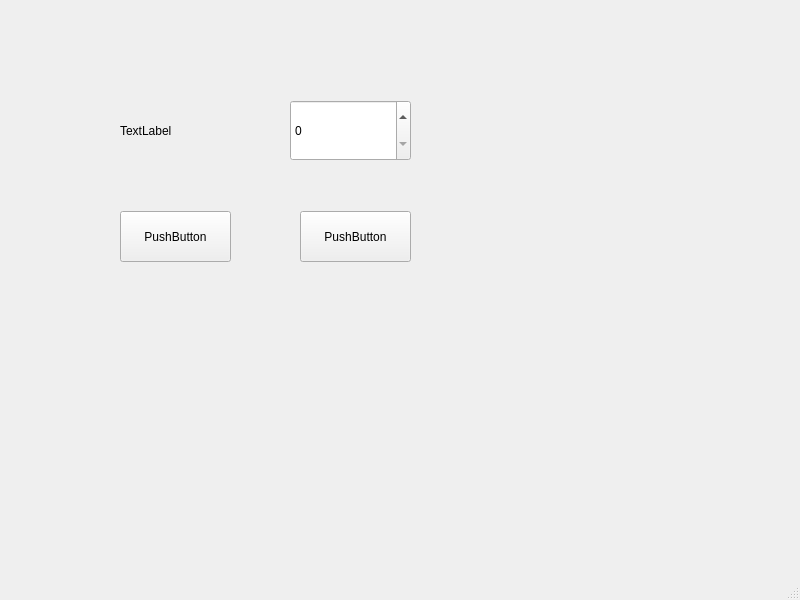
<?xml version="1.0" encoding="UTF-8"?>
<ui version="4.0">
 <class>MainWindow</class>
 <widget class="QMainWindow" name="MainWindow">
  <property name="geometry">
   <rect>
    <x>0</x>
    <y>0</y>
    <width>800</width>
    <height>600</height>
   </rect>
  </property>
  <property name="windowTitle">
   <string>MainWindow</string>
  </property>
  <widget class="QWidget" name="centralwidget">
   <widget class="QSpinBox" name="spinBoxImporto">
    <property name="geometry">
     <rect>
      <x>290</x>
      <y>100</y>
      <width>121</width>
      <height>61</height>
     </rect>
    </property>
   </widget>
   <widget class="QLabel" name="labelSaldo">
    <property name="geometry">
     <rect>
      <x>120</x>
      <y>110</y>
      <width>131</width>
      <height>41</height>
     </rect>
    </property>
    <property name="text">
     <string>TextLabel</string>
    </property>
   </widget>
   <widget class="QPushButton" name="btnDeposita">
    <property name="geometry">
     <rect>
      <x>120</x>
      <y>211</y>
      <width>111</width>
      <height>51</height>
     </rect>
    </property>
    <property name="text">
     <string>PushButton</string>
    </property>
   </widget>
   <widget class="QPushButton" name="btnPreleva">
    <property name="geometry">
     <rect>
      <x>300</x>
      <y>211</y>
      <width>111</width>
      <height>51</height>
     </rect>
    </property>
    <property name="text">
     <string>PushButton</string>
    </property>
   </widget>
  </widget>
  <widget class="QMenuBar" name="menubar">
   <property name="geometry">
    <rect>
     <x>0</x>
     <y>0</y>
     <width>800</width>
     <height>30</height>
    </rect>
   </property>
  </widget>
  <widget class="QStatusBar" name="statusbar"/>
 </widget>
 <resources/>
 <connections/>
</ui>
